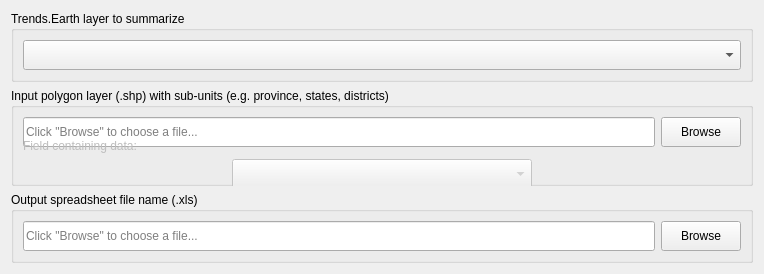
<?xml version="1.0" encoding="UTF-8"?>
<ui version="4.0">
 <class>WidgetDataIOImportSelectRasterOutput</class>
 <widget class="QWidget" name="WidgetDataIOImportSelectRasterOutput">
  <property name="geometry">
   <rect>
    <x>0</x>
    <y>0</y>
    <width>764</width>
    <height>274</height>
   </rect>
  </property>
  <property name="sizePolicy">
   <sizepolicy hsizetype="Preferred" vsizetype="MinimumExpanding">
    <horstretch>0</horstretch>
    <verstretch>0</verstretch>
   </sizepolicy>
  </property>
  <property name="windowTitle">
   <string>Form</string>
  </property>
  <layout class="QGridLayout" name="gridLayout">
   <item row="0" column="0">
    <widget class="QGroupBox" name="groupBox_4">
     <property name="sizePolicy">
      <sizepolicy hsizetype="Preferred" vsizetype="Minimum">
       <horstretch>0</horstretch>
       <verstretch>0</verstretch>
      </sizepolicy>
     </property>
     <property name="title">
      <string>Trends.Earth layer to summarize</string>
     </property>
     <layout class="QHBoxLayout" name="horizontalLayout">
      <item>
       <widget class="WidgetDataIOSelectTELayerExisting" name="comboBox">
        <property name="sizePolicy">
         <sizepolicy hsizetype="Preferred" vsizetype="Minimum">
          <horstretch>0</horstretch>
          <verstretch>0</verstretch>
         </sizepolicy>
        </property>
        <property name="minimumSize">
         <size>
          <width>0</width>
          <height>30</height>
         </size>
        </property>
        <property name="layer_type" stdset="0">
         <string notr="true">any</string>
        </property>
       </widget>
      </item>
     </layout>
    </widget>
   </item>
   <item row="1" column="0">
    <widget class="QGroupBox" name="groupBox">
     <property name="sizePolicy">
      <sizepolicy hsizetype="Preferred" vsizetype="Minimum">
       <horstretch>0</horstretch>
       <verstretch>0</verstretch>
      </sizepolicy>
     </property>
     <property name="minimumSize">
      <size>
       <width>0</width>
       <height>50</height>
      </size>
     </property>
     <property name="title">
      <string>Input polygon layer (.shp) with sub-units (e.g. province, states, districts)</string>
     </property>
     <layout class="QGridLayout" name="gridLayout_3">
      <item row="0" column="0">
       <widget class="QLineEdit" name="lineEdit_output_file_2">
        <property name="enabled">
         <bool>true</bool>
        </property>
        <property name="sizePolicy">
         <sizepolicy hsizetype="Expanding" vsizetype="Minimum">
          <horstretch>0</horstretch>
          <verstretch>0</verstretch>
         </sizepolicy>
        </property>
        <property name="minimumSize">
         <size>
          <width>0</width>
          <height>30</height>
         </size>
        </property>
        <property name="readOnly">
         <bool>true</bool>
        </property>
        <property name="placeholderText">
         <string>Click &quot;Browse&quot; to choose a file...</string>
        </property>
       </widget>
      </item>
      <item row="0" column="1">
       <widget class="QPushButton" name="btn_output_file_browse_2">
        <property name="enabled">
         <bool>true</bool>
        </property>
        <property name="sizePolicy">
         <sizepolicy hsizetype="Minimum" vsizetype="Minimum">
          <horstretch>0</horstretch>
          <verstretch>0</verstretch>
         </sizepolicy>
        </property>
        <property name="minimumSize">
         <size>
          <width>0</width>
          <height>30</height>
         </size>
        </property>
        <property name="maximumSize">
         <size>
          <width>120</width>
          <height>16777215</height>
         </size>
        </property>
        <property name="text">
         <string>Browse</string>
        </property>
       </widget>
      </item>
      <item row="1" column="0">
       <widget class="QLabel" name="label_fieldname">
        <property name="enabled">
         <bool>false</bool>
        </property>
        <property name="text">
         <string>Field containing data:</string>
        </property>
       </widget>
      </item>
      <item row="2" column="0" colspan="2" alignment="Qt::AlignHCenter">
       <widget class="QComboBox" name="comboBox_fieldname">
        <property name="enabled">
         <bool>false</bool>
        </property>
        <property name="sizePolicy">
         <sizepolicy hsizetype="Preferred" vsizetype="Minimum">
          <horstretch>0</horstretch>
          <verstretch>0</verstretch>
         </sizepolicy>
        </property>
        <property name="minimumSize">
         <size>
          <width>300</width>
          <height>30</height>
         </size>
        </property>
        <property name="maximumSize">
         <size>
          <width>200</width>
          <height>16777215</height>
         </size>
        </property>
       </widget>
      </item>
     </layout>
    </widget>
   </item>
   <item row="2" column="0">
    <widget class="QGroupBox" name="groupBox_2">
     <property name="title">
      <string>Output spreadsheet file name (.xls)</string>
     </property>
     <layout class="QGridLayout" name="gridLayout_2">
      <item row="0" column="0">
       <widget class="QLineEdit" name="lineEdit_output_file_3">
        <property name="enabled">
         <bool>true</bool>
        </property>
        <property name="sizePolicy">
         <sizepolicy hsizetype="Expanding" vsizetype="Minimum">
          <horstretch>0</horstretch>
          <verstretch>0</verstretch>
         </sizepolicy>
        </property>
        <property name="minimumSize">
         <size>
          <width>0</width>
          <height>30</height>
         </size>
        </property>
        <property name="readOnly">
         <bool>true</bool>
        </property>
        <property name="placeholderText">
         <string>Click &quot;Browse&quot; to choose a file...</string>
        </property>
       </widget>
      </item>
      <item row="0" column="1">
       <widget class="QPushButton" name="btn_output_file_browse_3">
        <property name="enabled">
         <bool>true</bool>
        </property>
        <property name="sizePolicy">
         <sizepolicy hsizetype="Minimum" vsizetype="Minimum">
          <horstretch>0</horstretch>
          <verstretch>0</verstretch>
         </sizepolicy>
        </property>
        <property name="minimumSize">
         <size>
          <width>0</width>
          <height>30</height>
         </size>
        </property>
        <property name="maximumSize">
         <size>
          <width>120</width>
          <height>16777215</height>
         </size>
        </property>
        <property name="text">
         <string>Browse</string>
        </property>
       </widget>
      </item>
     </layout>
    </widget>
   </item>
  </layout>
 </widget>
 <customwidgets>
  <customwidget>
   <class>WidgetDataIOSelectTELayerExisting</class>
   <extends>QComboBox</extends>
   <header>LDMP/data_io</header>
  </customwidget>
 </customwidgets>
 <resources/>
 <connections/>
</ui>
